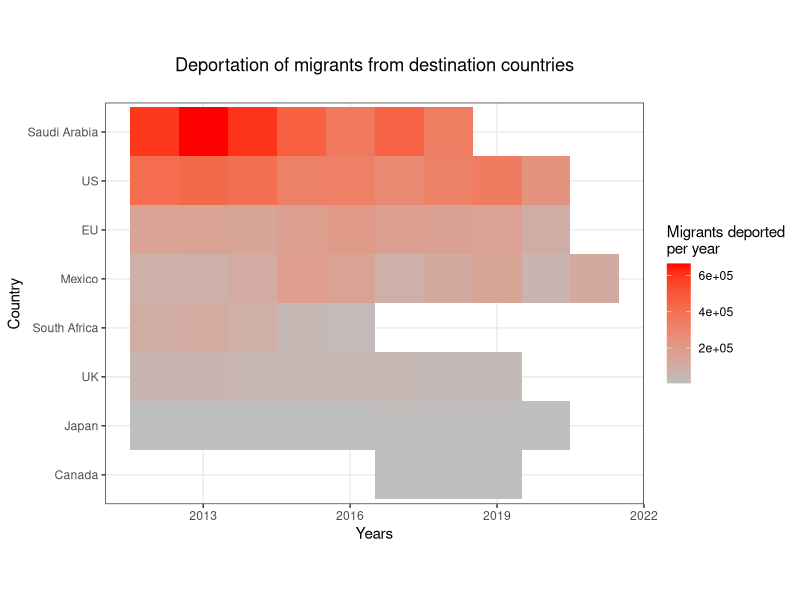

Generate this figure with R:
df <- read.csv("Deportation_DataViz.csv", fileEncoding="UTF-8-BOM")

library(dplyr)
library(tidyr)
library(ggplot2)

ggplot(df, aes(fill=Numbers, y=Country, x=Years)) + 
  geom_tile() +
  scale_fill_gradient(low="grey", high="red") +
  coord_fixed() +
  theme_bw() +
  ggtitle("Deportation of migrants from destination countries\n") +
  theme(plot.title = element_text(hjust = 0.5), panel.grid.minor = element_blank()) +
  scale_y_discrete(limits=c("Canada","Japan","UK","South Africa","Mexico","EU","US","Saudi Arabia")) +
  labs(fill='Migrants deported\nper year')
